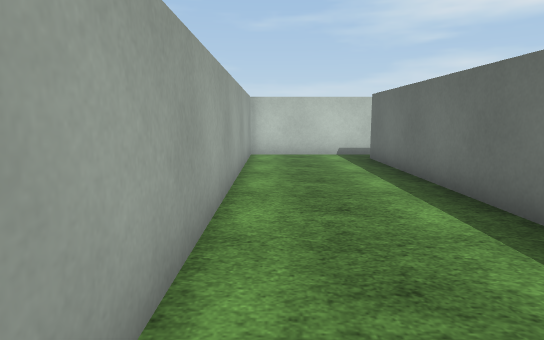
View 1 (above)

13 first-person views from a walk through a Unity game level. The camera is 1.3 m above the floor, tilts 8° down and sees 75° across. The floor is counted in squares, 1 m on a side. Each view is taken from the middle of a square. On the plan, view 1 faces up. The plan holds only what a view shows up to about 15 squares ahead; the rest is blank. The player is left out. Surface patterns are stand-ins for the level's own textures.

View 2
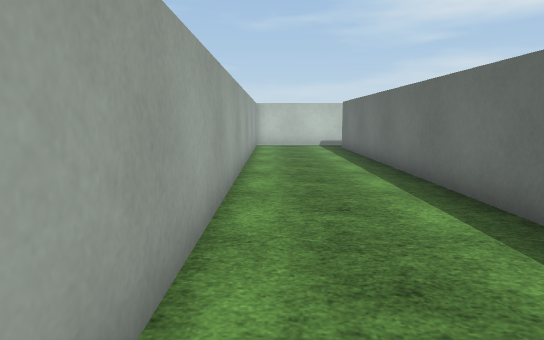

View 3
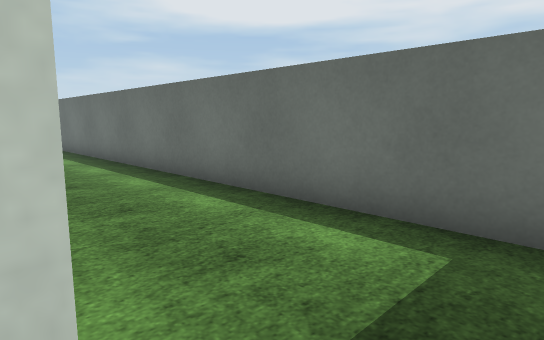

View 4
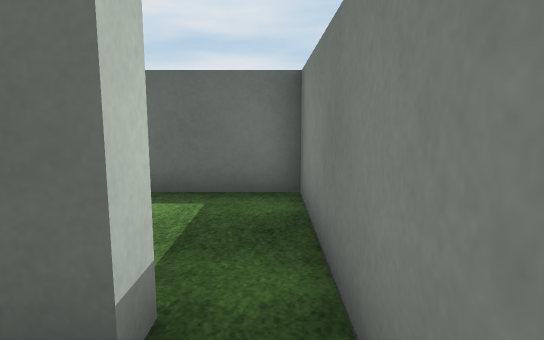

View 5
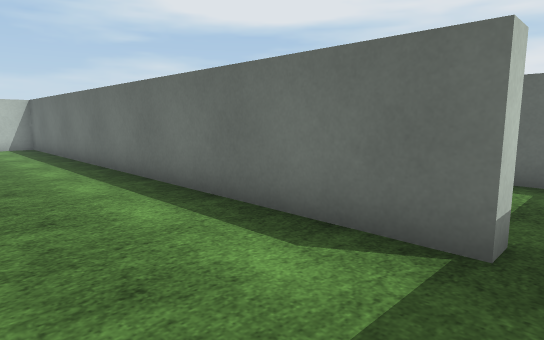

View 6
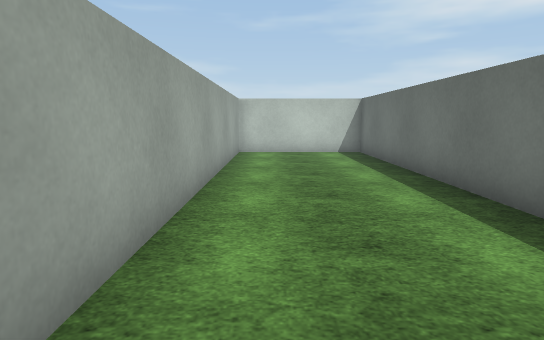

View 7
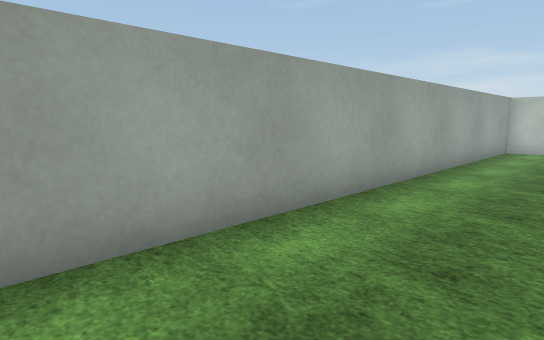

View 8
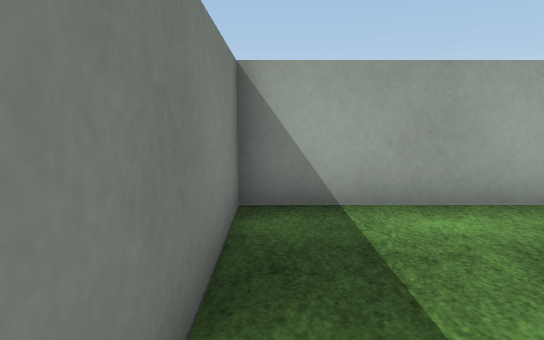

View 9
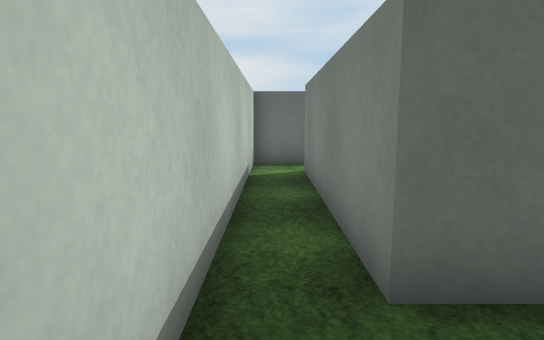

View 10
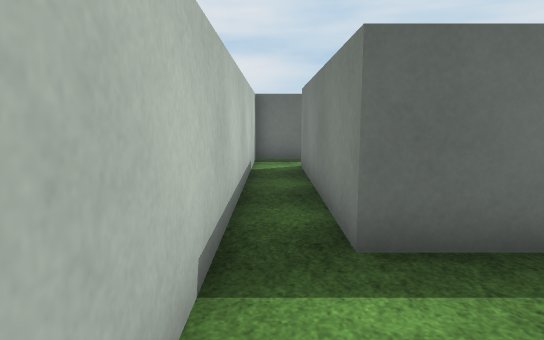

View 11
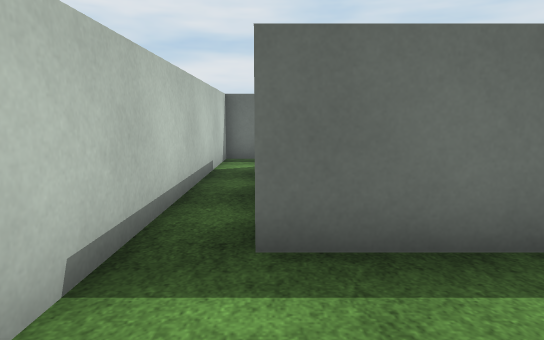

View 12
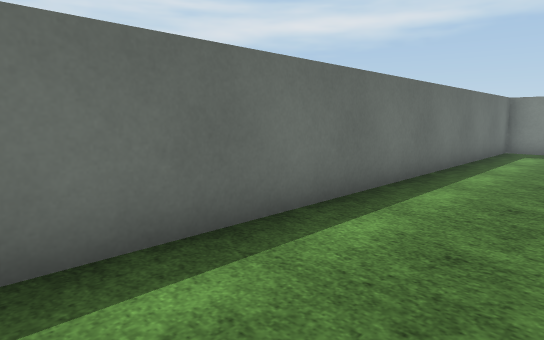

View 13
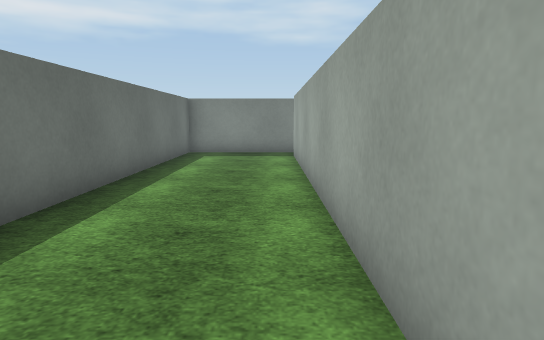

### Floor plan
Points are (right, up) in squares from view 1. A wall is a line through its corners. A room is listed if a view was taken in it or the views show most of it. See-through windows are left out.
Room 1 (views 1, 2, 3, 8, 9, 10, 11, 12, 13)
walls: (-0.8, 13.2) (-0.8, -4.2) (-1.4, -4.2); (-1.6, -5.5) (3.4, -5.5) (3.4, 12.2) (10.1, 12.2); (10.5, 13.6) (-0.9, 13.6)
ways out: opening at (-1, -5) to room 2; opening at (11, 13)
Room 2 (views 4, 5, 6, 7)
walls: (-1.4, -4.2) (-1.4, 13.6) (-6.3, 13.6) (-6.3, -5.5) (-1.6, -5.5)
ways out: opening at (-1, -5) to room 1

Where each view was taken, in squares from view 1:
view 1: 0 up, 0 right, facing up
view 2: 5 down, 0 right, facing up
view 3: 5 down, 1 left, facing up-right
view 4: 5 down, 3 left, facing right
view 5: 5 down, 5 left, facing up-right
view 6: 1 down, 5 left, facing up
view 7: 3 down, 3 left, facing up-left
view 8: 5 down, 1 left, facing left
view 9: 13 up, 1 right, facing right
view 10: 13 up, 0 right, facing right
view 11: 12 up, 0 right, facing right
view 12: 11 up, 0 right, facing down-right
view 13: 9 up, 0 right, facing down
